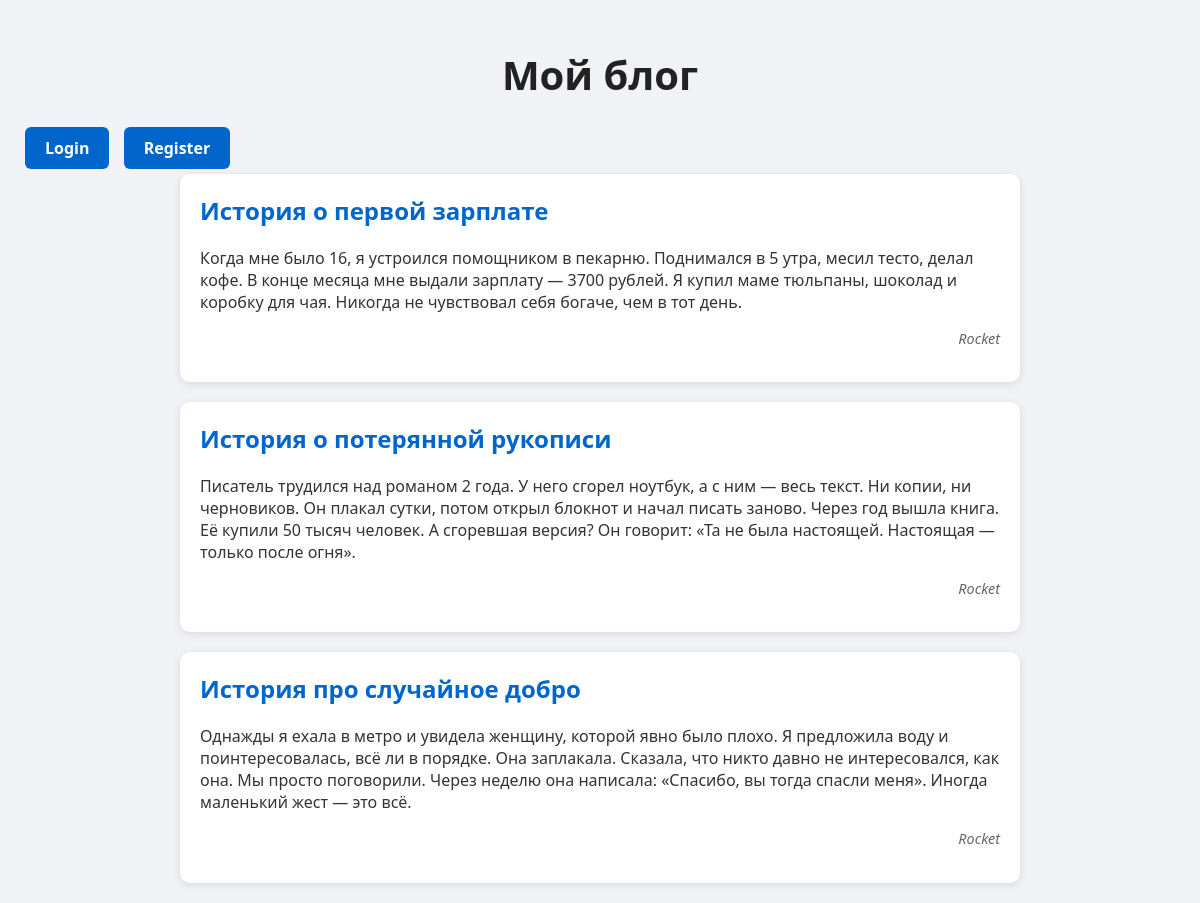
The page / on the database its author committed.
### tables this page shows
CREATE TABLE post (
    id INTEGER PRIMARY KEY AUTOINCREMENT,
    title TEXT NOT NULL,
    content TEXT NOT NULL
, author_id INTEGER);

### flask_app.py (the view, shortened to what this page needs)
@app.route('/')
def index():
    connection, cursor = maik_conection()
    cursor.execute('''
            SELECT
                post.id,
                post.title,
                post.content,
                post.author_id,
                user.username,
                COUNT(like.id) AS likes
            FROM
                post
            JOIN
                user ON post.author_id = user.id
            JOIN
                like ON post.id = like.post_id
            GROUP BY
                post.id, post.title, post.content, post.author_id, user.username
        ''')
    result = cursor.fetchall()
    posts = []
    for post in reversed(result):
        posts.append(
            {'id': post[0], 'title': post[1], 'content': post[2], 'author_id': post[3], 'username': post[4], 'like': post[5]}
        )
    context = {'posts': posts,}
    return render_template('blog.html', **context)

### flask_app.py (called while the page is built)
def maik_conection():
    connection = sqlite3.connect('sqlite.db')
    cursor = connection.cursor()
    return connection, cursor

@app.teardown_appcontext
def close_connection(exception):
    close_db()

### templates/blog.html (shortened to what this page needs)
<!DOCTYPE html>
<html lang="en">
<head>
    <link rel="stylesheet" href="/static/style_blog.css">
</head>
<body class="body">
    <h1 class="h1">Мой блог</h1>
    <div>
        {% if not current_user.is_authenticated %}
            <a href="{{ url_for('login') }}" class="btn">
                Login
            </a>
            <a href="{{ url_for('register') }}" class="btn">
                Register
            </a>
        {% endif %}
    </div>
    <div class="blog">
        {% for i in posts %}
        <div class="card">
            <h2><a class="a" href="{{ url_for('post', post_id=i.id) }}">{{i.title}}</a></h2>
            <p>{{i.content}}</p>
            <p class="author">{{i.username}}</p>
        </div>
        {% endfor %}
    </div>
</body>
</html>

### static/style_blog.css (style rules this page uses)
body { margin: 0; font-family: "Segoe UI", Tahoma, sans-serif; background-color: #f0f2f5; color: #333; padding: 20px; }
.h1 { text-align: center; color: #222; font-size: 2.5em; margin-bottom: 20px; }
.btn { display: inline-block; background-color: #0066cc; color: white; padding: 10px 20px; margin: 5px; border-radius: 6px; text-decoration: none; font-weight: bold; transition: background-color 0.3s; }
.blog { display: flex; flex-direction: column; align-items: center; gap: 20px; }
.card { background: white; border-radius: 10px; padding: 20px; width: 100%; max-width: 800px; box-shadow: 0 2px 8px rgba(0, 0, 0, 0.1); transition: transform 0.2s; }
.card h2 { margin-top: 0; color: #0066cc; }
.card h2 .a { text-decoration: none; color: #0066cc; }
.author { font-size: 0.9em; color: #666; font-style: italic; text-align: right; }

### rows shown on the page
post: title "История о первой зарплате", content "Когда мне было 16, я устроился помощником в пекарню. Поднимался в 5 утра, месил тесто, делал кофе. В конце месяца мне выдали зарплату — 3700 рублей. Я купил маме тюльпаны, шоколад и коробку для чая. Никогда не чувствовал себя богаче, чем в тот день.", username "Rocket"
post: title "История о потерянной рукописи", content "Писатель трудился над романом 2 года. У него сгорел ноутбук, а с ним — весь текст. Ни копии, ни черновиков. Он плакал сутки, потом открыл блокнот и начал писать заново. Через год вышла книга. Её купили 50 тысяч человек. А сгоревшая версия? Он говорит: «Та не была настоящей. Настоящая — только после огня».", username "Rocket"
post: title "История про случайное добро", content "Однажды я ехала в метро и увидела женщину, которой явно было плохо. Я предложила воду и поинтересовалась, всё ли в порядке. Она заплакала. Сказала, что никто давно не интересовался, как она. Мы просто поговорили. Через неделю она написала: «Спасибо, вы тогда спасли меня». Иногда маленький жест — это всё.", username "Rocket"
